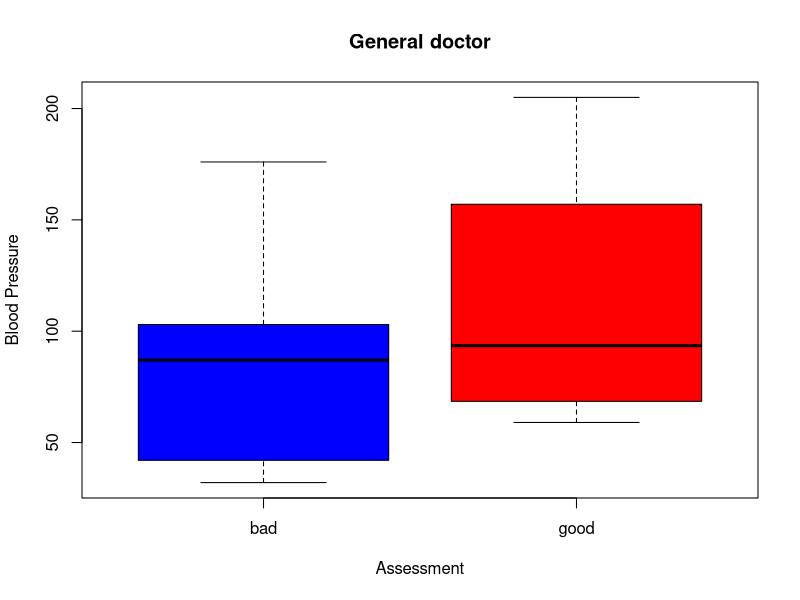
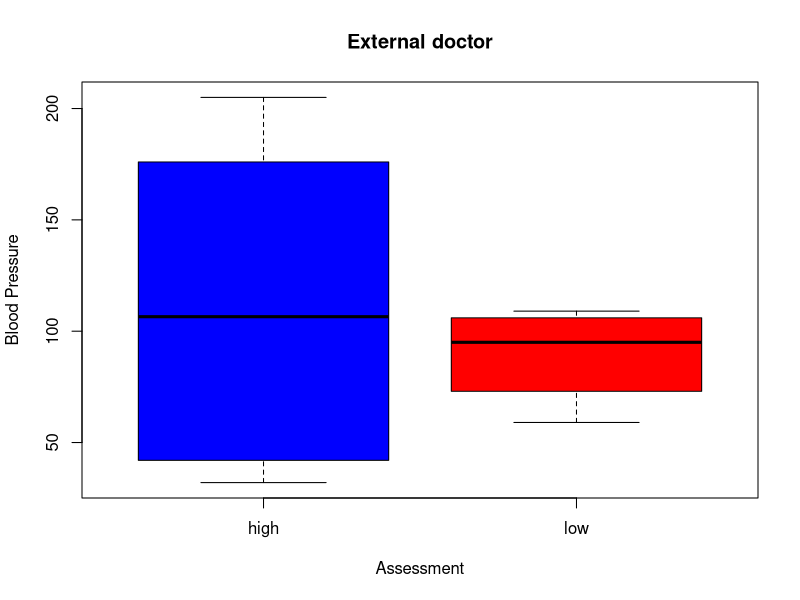
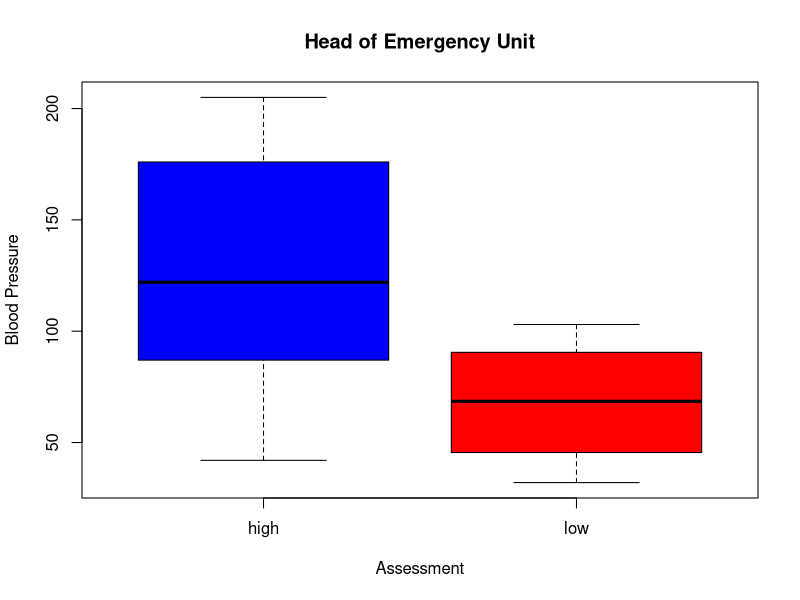
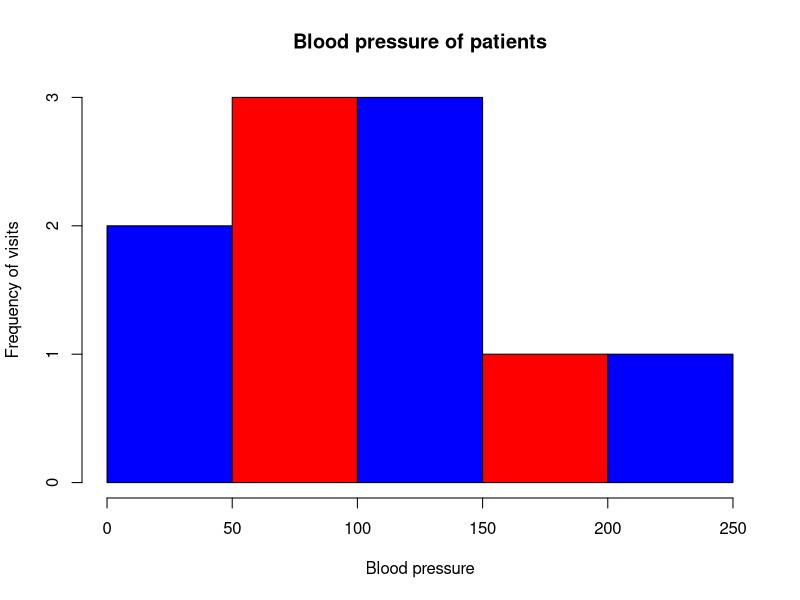

R code for these plots, in order:
Freq <- c(0.6,0.3,0.4, 0.4,0.2,0.6,0.3,0.4,0.9,0.2)
bloodp<- c(103,87,32,42,59,109,78,205,135,176)
first <- c("bad","bad","bad","bad","good","good","good","good", NA,"bad")
second <- c("low","low","high","high","low","low","high","high","high","high")
finaldecision <- c("low","high","low","high","low","high","low","high","high","high")

data <- data.frame(Freq, bloodp, first, second, finaldecision)
data$Freq <- as.double(data$Freq)
data$first <- as.factor(data$first)
data$second <- as.factor(data$second)
data$finaldecision <- as.factor(data$finaldecision)

plot1 <- boxplot(bloodp ~ first, data, 
                 main = "General doctor",
                 xlab = "Assessment",
                 ylab = "Blood Pressure",
                 col = (c("blue", "red")))
plot2 <- boxplot(bloodp ~ second, data, 
                 main = "External doctor",
                 xlab = "Assessment",
                 ylab = "Blood Pressure",
                 col = (c("blue", "red")))
plot2 <- boxplot(bloodp ~ finaldecision, data, 
                 main = "Head of Emergency Unit",
                 xlab = "Assessment",
                 ylab = "Blood Pressure",
                 col = (c("blue", "red")))

hist1 <- hist(data$bloodp, 
              main = "Blood pressure of patients", 
              xlab = "Blood pressure",
              ylab = "Frequency of visits", 
              col = (c("blue", "red", "blue", "red", "blue")))

hist1
